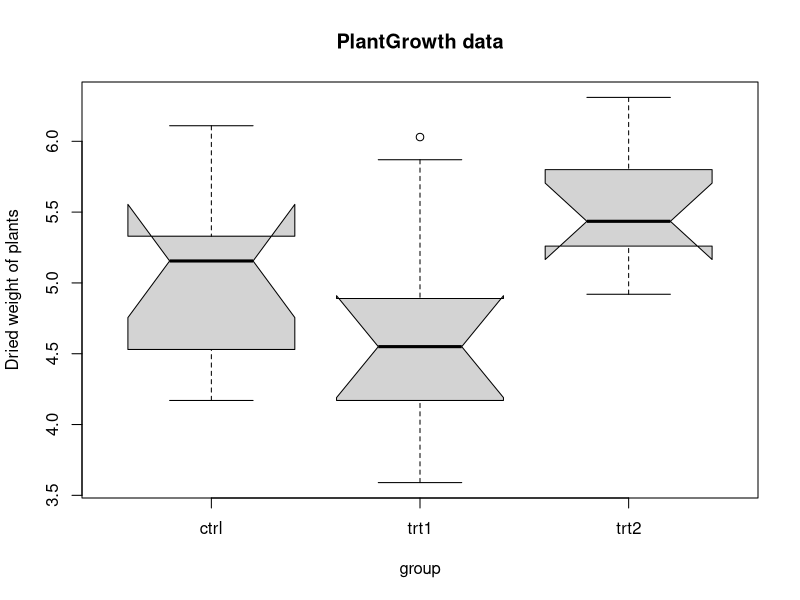
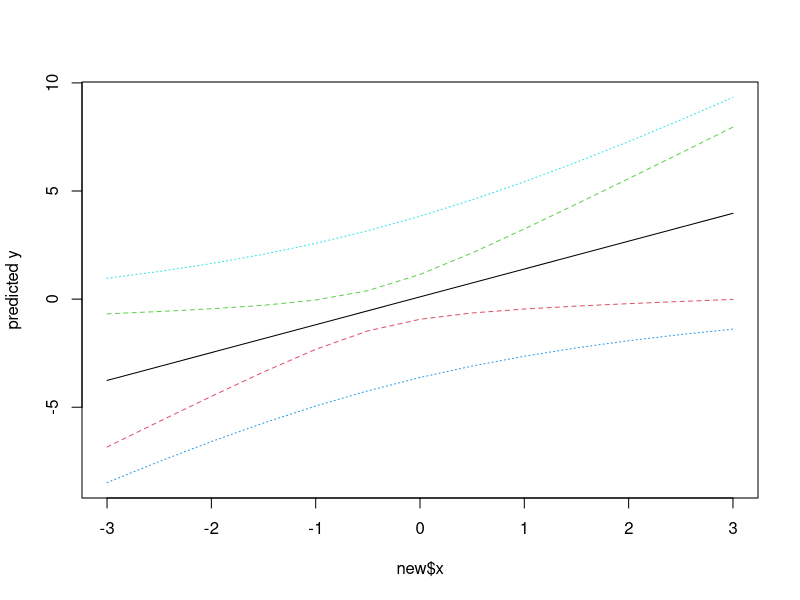

Write the R code that produced these figures, in order.
## ---- chunk 1
knitr::opts_chunk$set(
	echo = TRUE,
	message = FALSE,
	warning = FALSE
)
## ---- chunk 2
## Examples of specific questions ?

#  - For future farming technique for a specified plant which treatment condition gives the largest plant yields on average

#  - Which web-site design is most viewed by customers  ?

#  - What will the temperature be next Thurseday ?

#  - What will my fourth quarter sales in region C be ?
  
#  - Which viewers like the same types of movies?
  
#  - Which plant is in this image ?

#  - What will be the Share price next month ?

## ---- chunk 3
require(stats); require(graphics)
boxplot(weight ~ group, data = PlantGrowth, main = "PlantGrowth data",
        ylab = "Dried weight of plants", col = "lightgray",
        notch = TRUE, varwidth = TRUE)
anova(lm(weight ~ group, data = PlantGrowth))
## ---- chunk 4
## Predictions
x <- rnorm(15)
y <- x + rnorm(15)
predict(lm(y ~ x))
new <- data.frame(x = seq(-3, 3, 0.5))
predict(lm(y ~ x), new, se.fit = TRUE)
pred.w.plim <- predict(lm(y ~ x), new, interval = "prediction")
pred.w.clim <- predict(lm(y ~ x), new, interval = "confidence")
matplot(new$x, cbind(pred.w.clim, pred.w.plim[,-1]),
        lty = c(1,2,2,3,3), type = "l", ylab = "predicted y")

